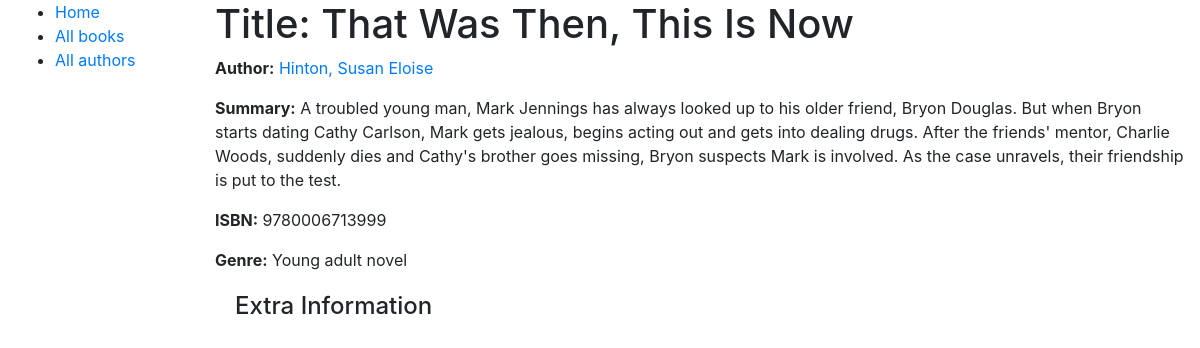
/catalog/book/2, run on the app's committed database.
### catalog/models.py (models this page shows, shortened)
class Book(models.Model):
    title = models.CharField(max_length=50)
    author = models.ForeignKey('Author', on_delete=models.SET_NULL, null=True)
    summary = models.TextField(
        max_length=1000, help_text='Enter a brief description of the book')
    isbn = models.CharField(
        'ISBN',
        max_length=13,
        unique=True,
        help_text=
        '13 Character <a href="https://www.isbn-international.org/content/what-isbn">ISBN number</a>'
    )
    genre = models.ManyToManyField(Genre,
                                   help_text='Select a genre for this book')

class Author(models.Model):
    first_name = models.CharField(max_length=100, )
    last_name = models.CharField(max_length=100)
    date_of_birth = models.DateField(null=True, blank=True, verbose_name="DOB")
    date_of_death = models.DateField('Died', null=True, blank=True)
    def __str__(self):
        return f'{self.last_name}, {self.first_name}'

class Genre(models.Model):
    name = models.CharField(
        max_length=50,
        help_text="Enter a book genre (e.g. Non-Fiction, Fiction etc.)")
    def __str__(self):
        return self.name

### catalog/views.py (the view)
# urls.py: path('book/<int:primary_key>', views.book_detail, name='book-detail'),
def book_detail(request, primary_key):
  book = get_object_or_404(Book, pk=primary_key)
  return render(request, 'book_detail.html', context={'book': book})

### catalog/templates/book_detail.html (shortened to what this page needs)
<!DOCTYPE html>
<html lang="en">
<head>
{% extends "site_base.html" %}
{% block content %}
  <h1>Title: {{ book.title }}</h1>
  <p><strong>Author:</strong> <a href="{{ book.author.get_absolute_url }}">{{ book.author }}</a></p>
  <p><strong>Summary:</strong> {{ book.summary }}</p>
  <p><strong>ISBN:</strong> {{ book.isbn }}</p>
  <p><strong>Genre:</strong> {{ book.genre.all|join:", " }}</p>
  <div style="margin-left:20px;margin-top:20px">
    <h4>Extra Information</h4>
  </div>
{% endblock %}

### data on the page
Book: title "That Was Then, This Is Now", author "Hinton, Susan Eloise", summary "A troubled young man, Mark Jennings has always looked up to his older friend, Bryon Douglas. But when Bryon starts dating Cathy Carlson, Mark gets jealous, begins acting out and gets into dealing drugs. After the friends' mentor, Charlie Woods, suddenly dies and Cathy's brother goes missing, Bryon suspects Mark is involved. As the case unravels, their friendship is put to the test.", isbn "9780006713999", genre.all "Young adult novel"
